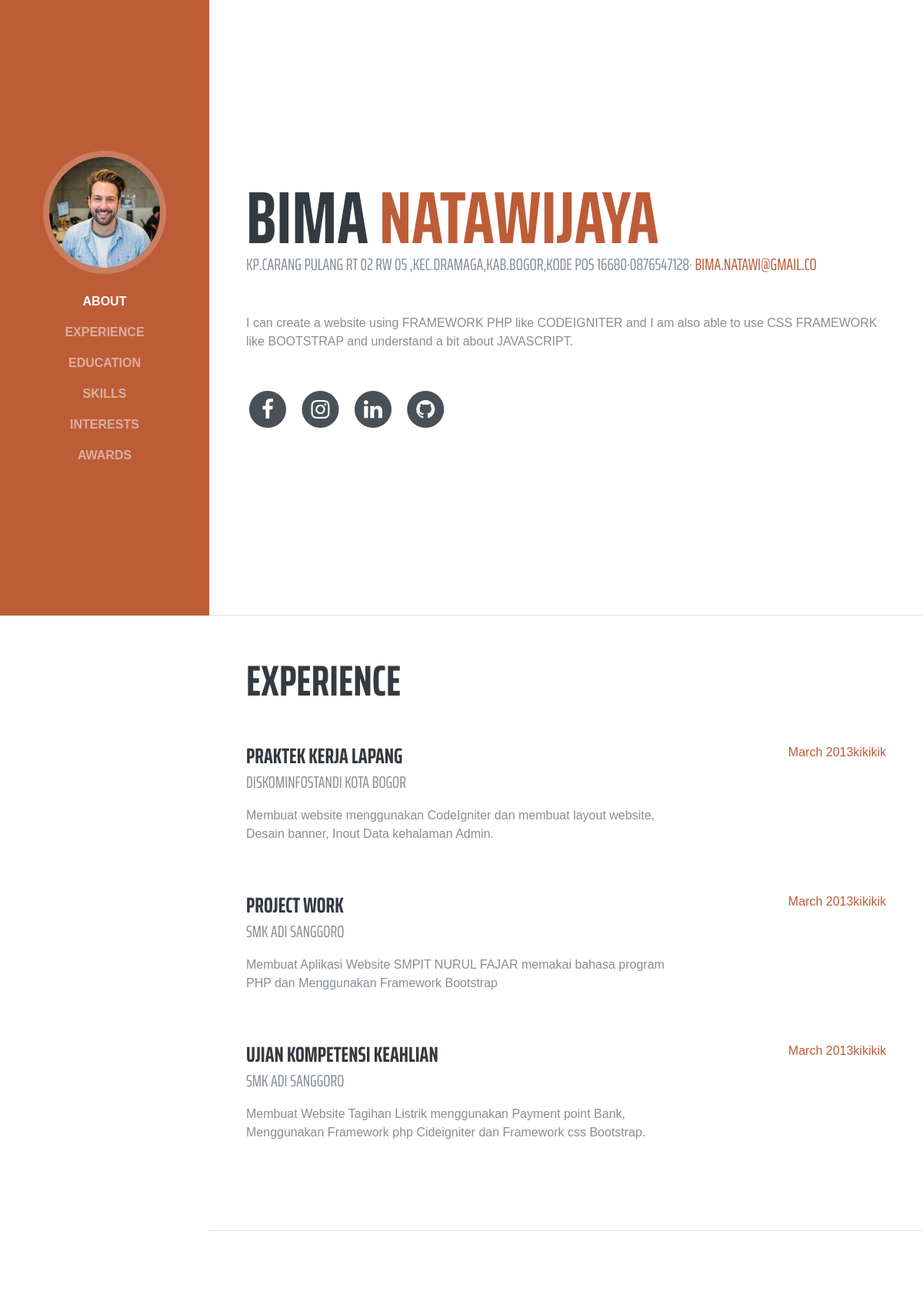
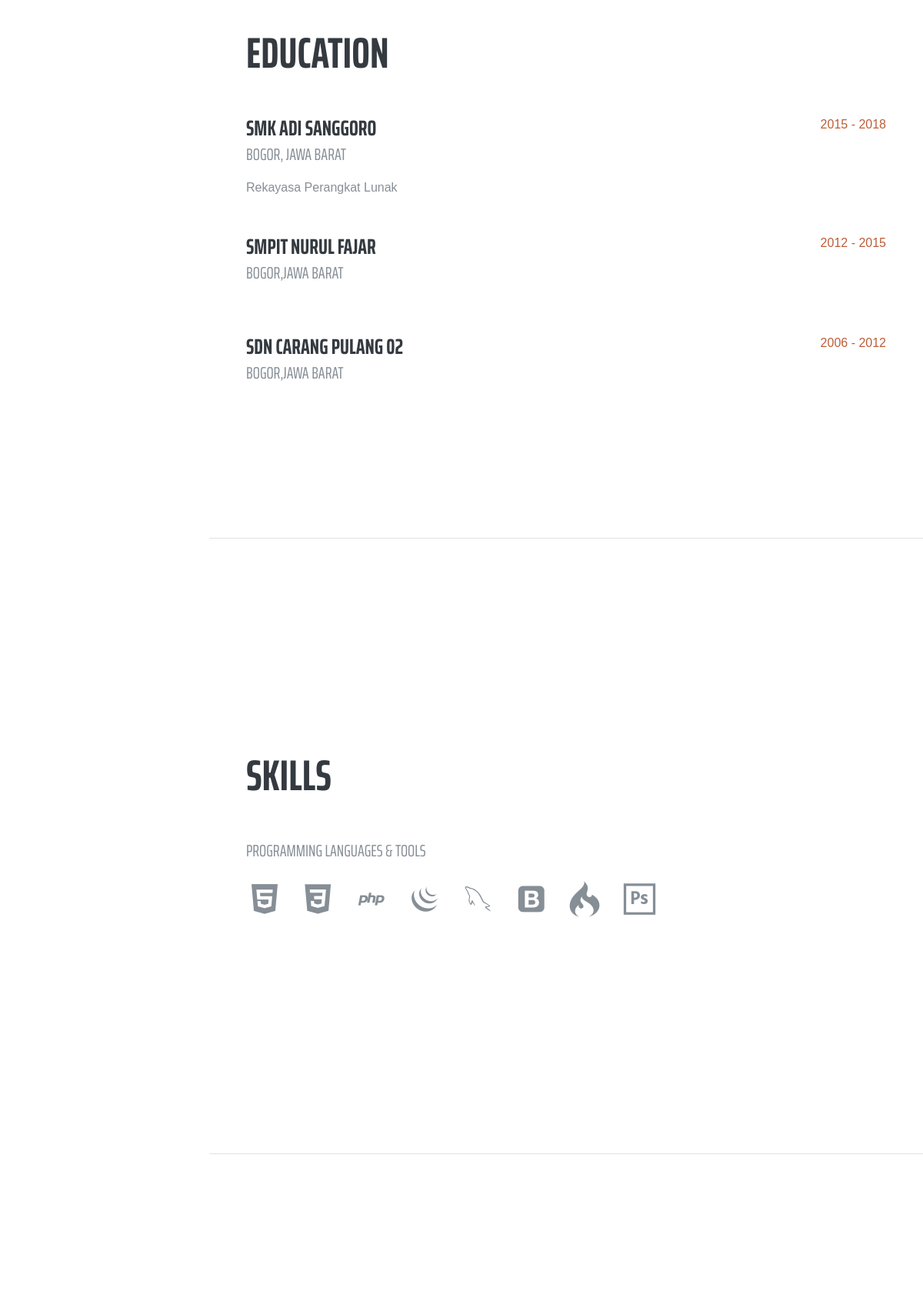
The page / (upper part) on the database its author committed (2 pictures, top to bottom).
### tables this page shows
CREATE TABLE `tentang` (
  `id_tentang` int(11) NOT NULL,
  `alamat` text NOT NULL,
  `status` varchar(20) NOT NULL,
  `agama` varchar(10) NOT NULL,
  `no_hp` varchar(15) NOT NULL,
  `email` varchar(20) NOT NULL,
  `kewarganegaraan` varchar(20) NOT NULL
);

CREATE TABLE `pengalaman` (
  `namkeg` varchar(50) NOT NULL,
  `tempat_pel` text NOT NULL,
  `tahun` varchar(50) NOT NULL,
  `deskripsi` text NOT NULL,
  `id_pengalaman` int(11) NOT NULL
);

CREATE TABLE `sekolah` (
  `id_sekolah` int(11) NOT NULL,
  `nama` varchar(25) NOT NULL,
  `tempat` text NOT NULL,
  `tahun` varchar(15) NOT NULL,
  `jurusan` varchar(25) NOT NULL
);

### application/controllers/Index.php (called while the page is built, shortened)
<?php
class Index extends CI_Controller {
	public function __construct(){
		$this->load->model('m_index');
		$this->load->library('session');
	}
	public function index(){
		$data['tampilAbout'] = $this->m_index->tampil_data('tentang')->result_array();
		$data['tampilExperience'] = $this->m_index->tampil_data('pengalaman')->result_array();
		$data['tampilEducation'] = $this->m_index->tampil_data('sekolah')->result_array();
		$this->load->view('user/index',$data);
	}
}
?>

### index.php (called while the page is built, shortened)
<?php
require_once BASEPATH.'core/CodeIgniter.php';

### application/models/M_index.php (called while the page is built, shortened)
<?php
	class m_index extends CI_Model{
		public function tampil_data($table){
			return $this->db->get_where($table);
		}
	}
 ?>

### application/views/user/index.php (the view, shortened to what this page needs)
<!DOCTYPE html>
<html lang="en">
  <head>
    <link href="<?php echo base_url('asset/vendor/bootstrap/css/bootstrap.min.css'); ?>" rel="stylesheet">
    <link href="<?php echo base_url('asset/vendor/font-awesome/css/font-awesome.min.css'); ?>" rel="stylesheet">
    <link href="<?php echo base_url('asset/vendor/devicons/css/devicons.min.css'); ?>" rel="stylesheet">
    <link href="<?php echo base_url('asset/vendor/simple-line-icons/css/simple-line-icons.css'); ?>" rel="stylesheet">
    <link href="<?php echo base_url('asset/css/resume.min.css'); ?>" rel="stylesheet">
  </head>
  <body id="page-top">
    <nav class="navbar navbar-expand-lg navbar-dark bg-primary fixed-top" id="sideNav">
      <a class="navbar-brand js-scroll-trigger" href="#page-top">
        <span class="d-none d-lg-block">
          <img class="img-fluid img-profile rounded-circle mx-auto mb-2" src="<?php echo base_url('asset/img/profile.jpg'); ?>" alt="">
        </span>
      </a>
      <div class="collapse navbar-collapse" id="navbarSupportedContent">
        <ul class="navbar-nav">
          <li class="nav-item">
            <a class="nav-link js-scroll-trigger" href="#about">About</a>
          </li>
          <li class="nav-item">
            <a class="nav-link js-scroll-trigger" href="#experience">Experience</a>
          </li>
          <li class="nav-item">
            <a class="nav-link js-scroll-trigger" href="#education">Education</a>
          </li>
          <li class="nav-item">
            <a class="nav-link js-scroll-trigger" href="#skills">Skills</a>
          </li>
          <li class="nav-item">
            <a class="nav-link js-scroll-trigger" href="#interests">Interests</a>
          </li>
          <li class="nav-item">
            <a class="nav-link js-scroll-trigger" href="#awards">Awards</a>
          </li>
        </ul>
      </div>
    </nav>
    <div class="container-fluid p-0">
      <section class="resume-section p-3 p-lg-5 d-flex d-column" id="about">
        <div class="my-auto">
          <h1 class="mb-0">Bima
            <span class="text-primary">Natawijaya</span>
          </h1>
          <?php
              foreach ($tampilAbout as $h) {
           ?>
          <div class="subheading mb-5"><?php echo $h['alamat']; ?>·<?php echo $h['no_hp']; ?>·
            <a href="mailto:name@email.com"><?php echo $h['email']; ?></a>
          </div>
          <?php } ?>
          <p class="mb-5">I can create a website using FRAMEWORK PHP like CODEIGNITER and I am also able to use CSS FRAMEWORK like BOOTSTRAP and understand a bit about JAVASCRIPT.</p>
          <ul class="list-inline list-social-icons mb-0">
            <li class="list-inline-item">
              <a href="#">
                <span class="fa-stack fa-lg">
                  <i class="fa fa-circle fa-stack-2x"></i>
                  <i class="fa fa-facebook fa-stack-1x fa-inverse"></i>
                </span>
              </a>
            </li>
            <li class="list-inline-item">
              <a href="#">
                <span class="fa-stack fa-lg">
                  <i class="fa fa-circle fa-stack-2x"></i>
                  <i class="fa fa-instagram fa-stack-1x fa-inverse"></i>
                </span>
              </a>
            </li>
            <li class="list-inline-item">
              <a href="#">
                <span class="fa-stack fa-lg">
                  <i class="fa fa-circle fa-stack-2x"></i>
                  <i class="fa fa-linkedin fa-stack-1x fa-inverse"></i>
                </span>
              </a>
            </li>
            <li class="list-inline-item">
              <a href="#">
                <span class="fa-stack fa-lg">
                  <i class="fa fa-circle fa-stack-2x"></i>
                  <i class="fa fa-github fa-stack-1x fa-inverse"></i>
                </span>
              </a>
            </li>
          </ul>
        </div>
      </section>
      <section class="resume-section p-3 p-lg-5 d-flex flex-column" id="experience">
        <div class="my-auto">
          <h2 class="mb-5">Experience</h2>
          <?php foreach ($tampilExperience as $h) {
          ?>
          <div class="resume-item d-flex flex-column flex-md-row mb-5">
            <div class="resume-content mr-auto">
              <h3 class="mb-0"><?php echo $h['namkeg']; ?></h3>
              <div class="subheading mb-3"><?php echo $h['tempat_pel']; ?></div>
              <p><?php echo $h['deskripsi']; ?></p>
            </div>
            <div class="resume-date text-md-right">
              <span class="text-primary">March 2013kikikik</span>
            </div>
          </div>
          <?php } ?>
          </div>
        </div>
      <section class="resume-section p-3 p-lg-5 d-flex flex-column" id="education">
        <div class="my-auto">
          <h2 class="mb-5">Education</h2>
          <?php foreach ($tampilEducation as $h) {
          ?>
          <div class="resume-item d-flex flex-column flex-md-row mb-5">
            <div class="resume-content mr-auto">
              <h3 class="mb-0"><?php echo $h['nama']; ?></h3>
              <div class="subheading mb-3"><?php echo $h['tempat']; ?></div>
              <div><?php echo $h['jurusan']; ?></div>
            </div>
            <div class="resume-date text-md-right">
              <span class="text-primary"><?php echo $h['tahun']; ?></span>
            </div>
          </div>
          <?php } ?>
      </section>
      <section class="resume-section p-3 p-lg-5 d-flex flex-column" id="skills">
        <div class="my-auto">
          <h2 class="mb-5">Skills</h2>
          <div class="subheading mb-3">Programming Languages &amp; Tools</div>
          <ul class="list-inline list-icons">
            <li class="list-inline-item">
              <i class="devicons devicons-html5"></i>
            </li>
            <li class="list-inline-item">
              <i class="devicons devicons-css3"></i>
            </li>
            <li class="list-inline-item">
              <i class="devicons devicons-php"></i>
            </li>
            <li class="list-inline-item">
              <i class="devicons devicons-jquery"></i>
            </li>
            <li class="list-inline-item">
              <i class="devicons devicons-mysql"></i>
            </li>
            <li class="list-inline-item">
              <i class="devicons devicons-bootstrap"></i>
            </li>
            <li class="list-inline-item">
              <i class="devicons devicons-codeigniter"></i>
            </li>
           <li class="list-inline-item">
              <i class="devicons devicons-photoshop"></i>
            </li>
          </ul>
      </section>
      <section class="resume-section p-3 p-lg-5 d-flex flex-column" id="interests">
      </section>
  </body>
</html>

### rows shown on the page
tentang: alamat "KP.CARANG PULANG RT 02 RW 05 ,KEC.DRAMAGA,KAB.BOGOR,KODE POS 16680", no_hp "0876547128", email "BIMA.NATAWI@GMAIL.CO"
pengalaman: namkeg "PRAKTEK KERJA LAPANG", tempat_pel "DISKOMINFOSTANDI KOTA BOGOR", deskripsi "Membuat website menggunakan CodeIgniter dan membuat layout website, Desain banner, Inout Data kehalaman Admin."
pengalaman: namkeg "PROJECT WORK", tempat_pel "SMK ADI SANGGORO", deskripsi "Membuat Aplikasi Website SMPIT NURUL FAJAR memakai bahasa program PHP dan Menggunakan Framework Bootstrap"
pengalaman: namkeg "UJIAN KOMPETENSI KEAHLIAN", tempat_pel "SMK ADI SANGGORO", deskripsi "Membuat Website Tagihan Listrik menggunakan Payment point Bank, Menggunakan Framework php Cideigniter dan Framework css Bootstrap."
sekolah: nama "SMK ADI SANGGORO", tempat "BOGOR, JAWA BARAT", jurusan "Rekayasa Perangkat Lunak", tahun "2015 - 2018"
sekolah: nama "SMPIT NURUL FAJAR", tempat "BOGOR,JAWA BARAT", tahun "2012 - 2015"
sekolah: nama "SDN CARANG PULANG 02", tempat "BOGOR,JAWA BARAT", tahun "2006 - 2012"
